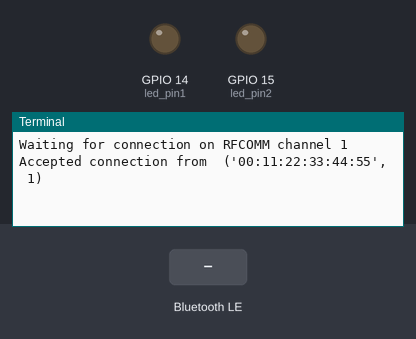
A program run on a simulated Raspberry Pi (BCM pin numbers). Parts: output pins drawn as LEDs (lit = HIGH), the last lines printed to the terminal. The test bench sets the inputs (shaded band). A phone connects over Bluetooth after 1 s.

Above: at 2.2 s.
2.3 s: "quit" written over Bluetooth
At 3.5 s:
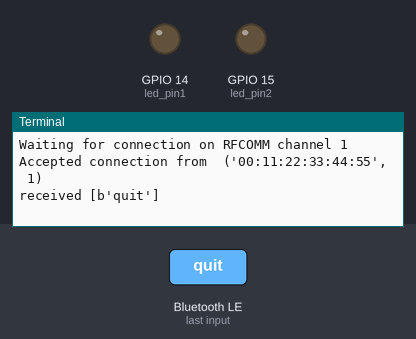
3.8 s: "1" written over Bluetooth
At 4.9 s:
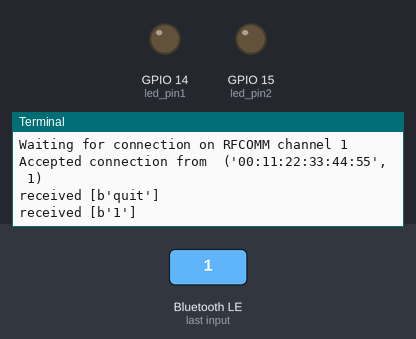
5.3 s: "on" written over Bluetooth
At 6.0 s:
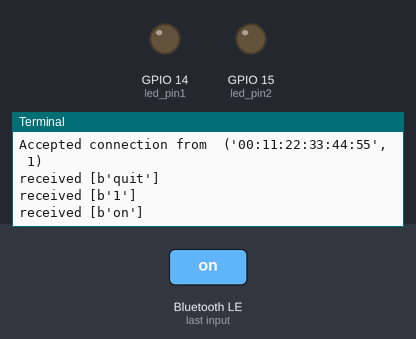

Measured:
- after the input at 2.3 s, the terminal: prints a new line at once (image 1)
- after the input at 3.8 s, the terminal: prints a new line at once (image 2)
- after the input at 5.3 s, the terminal: prints a new line at once (image 3)

The program:

led_test.py
```python
import RPi.GPIO as GPIO
from bluetooth import *

GPIO.setmode(GPIO.BCM)
GPIO.setwarnings(False)

led_pin1 = 14
led_pin2 = 15


GPIO.setup(led_pin1, GPIO.OUT)
GPIO.setup(led_pin2, GPIO.OUT)

server_sock = BluetoothSocket (RFCOMM)
server_sock.bind(("",PORT_ANY))
server_sock.listen(1)

port = server_sock.getsockname ()[1]
uuid = "00000000-0000-1000-8000-00805F9B34FB"
advertise_service( server_sock , "raspberrypi",
                    service_id = uuid,
                    service_classes = [ uuid , SERIAL_PORT_CLASS],
                    profiles = [ SERIAL_PORT_PROFILE ],
                )

print("Waiting for connection on RFCOMM channel %d" % port)
client_sock, client_info = server_sock.accept()
print("Accepted connection from ",client_info)
try:
    while True:
        data = client_sock.recv (1024)
        print("received [%s]" %data)
        if data =="quit":
            break
        elif (data == "1"):
            GPIO.output(led_pin1, GPIO.HIGH)
        elif (data == "0"):
            GPIO.output(led_pin1, GPIO.LOW)


except IOError:
    pass
finally:
    GPIO.cleanup()
    print("disconnected")
    client_sock.close()
    server_sock.close()
    print("all done")
```
